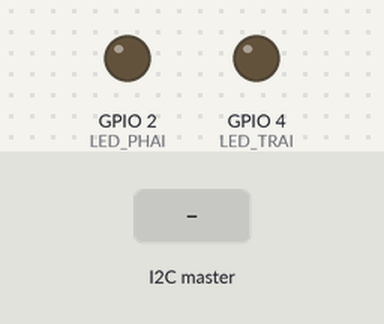
Recording of a sketch running on a simulated ESP32-S3. Parts: output pins drawn as LEDs (lit = HIGH). Dashed ring = blinking. The test bench sets the inputs (shaded band). What the sketch prints to the serial monitor is not drawn.

Above: at 1.2 s.
1.3 s: the I2C master sends the byte 1
At 1.9 s:
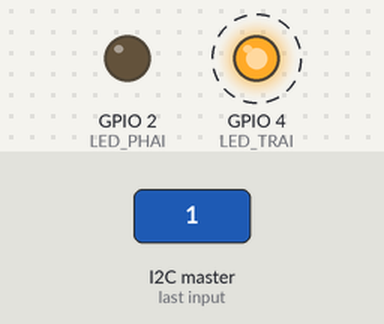
4.3 s: the I2C master sends the byte 2
At 4.75 s:
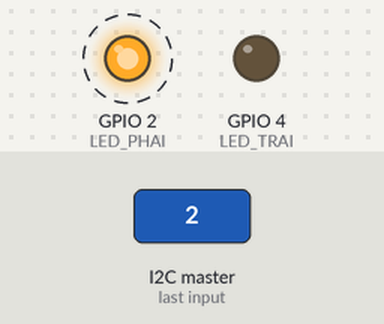
Timing chart, 0 to 7.5 s (numbered marks = the images above; inputs shaded):
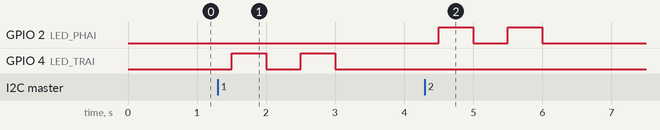

Measured:
- after the input at 1.3 s, GPIO 4 (LED_TRAI): alternates HIGH for 0.50 s and LOW for 0.50 s, 4 changes in all, then stays LOW, starting after 0.20 s
- after the input at 4.3 s, GPIO 2 (LED_PHAI): alternates HIGH for 0.50 s and LOW for 0.50 s, 4 changes in all, then stays LOW, starting after 0.20 s

The sketch:

esp32_slave_web.ino
```cpp
#include <WiFi.h>
#include <WebServer.h>
#include <Wire.h>

// =================== CẤU HÌNH WIFI ===================
const char *ssid = "Esp32Cam";
const char *password = "";

// =================== I2C PIN  ==============
#define I2C_SDA 21
#define I2C_SCL 22
#define SLAVE_ADDR 8

// =================== LED PIN ==============
#define LED_TRAI 4
#define LED_PHAI 2

WebServer server(80);

volatile int current_sign_id = 0;
volatile unsigned long last_receive_time = 0;

// Hàm ngắt chạy khi nhận I2C
void receiveEvent(int howMany) {
    if (Wire.available()) {
        current_sign_id = Wire.read();
        last_receive_time = millis();
    }
}

const char* html_page = R"rawliteral(
<!DOCTYPE html>
<html lang="vi">
<head>
    <meta charset="UTF-8">
    <meta name="viewport" content="width=device-width, initial-scale=1.0">
    <title>Mắt Thần Robot</title>
    <style>
        body { font-family: Arial, sans-serif; text-align: center; background: #2c3e50; color: white; padding-top: 50px; }
        .box { width: 300px; height: 300px; background: #34495e; border-radius: 20px; margin: 0 auto; display: flex; flex-direction: column; justify-content: center; align-items: center; box-shadow: 0 10px 20px rgba(0,0,0,0.5); }
        .icon { font-size: 100px; margin-bottom: 20px; }
        .text { font-size: 24px; font-weight: bold; text-transform: uppercase; }

        .bg-trai { background: #3498db; }
        .bg-phai { background: #e67e22; }
        .bg-none { background: #7f8c8d; }
    </style>
</head>
<body>
    <h1>TRẠM ĐIỀU KHIỂN ROBOT</h1>
    <p>Đang nhận tín hiệu từ ESP32-S3 AI...</p>

    <div class="box bg-none" id="status-box">
        <div class="icon" id="icon">❓</div>
        <div class="text" id="label">Đang chờ tín hiệu</div>
    </div>

    <script>
        function updateData() {
            fetch("/data").then(res => res.text()).then(id => {
                let box = document.getElementById("status-box");
                let icon = document.getElementById("icon");
                let label = document.getElementById("label");

                box.className = "box"; // Reset class

                if (id === "1") {
                    box.classList.add("bg-trai");
                    icon.innerText = "⬅️";
                    label.innerText = "Bắt buộc RẼ TRÁI";
                } else if (id === "2") {
                    box.classList.add("bg-phai");
                    icon.innerText = "➡️";
                    label.innerText = "Bắt buộc RẼ PHẢI";
                } else {
                    box.classList.add("bg-none");
                    icon.innerText = "❓";
                    label.innerText = "Không thấy gì";
                }
            });
        }

        // Tự động hỏi ESP32 10 lần mỗi giây
        setInterval(updateData, 100);
    </script>
</body>
</html>
)rawliteral";

void setup() {
    Serial.begin(115200);


    pinMode(LED_TRAI, OUTPUT);
    pinMode(LED_PHAI, OUTPUT);

    // I2C INIT
    Wire.onReceive(receiveEvent);
    Wire.begin((uint8_t)SLAVE_ADDR, I2C_SDA, I2C_SCL, 100000);
    Serial.println("I2C Slave đã khởi tạo ở địa chỉ 0x08");

    // ACCESS POINT INIT
    WiFi.softAP(ssid, password);
    Serial.print("Mạng WiFi Đã Phát: ");
    Serial.println(ssid);
    Serial.print("Vui lòng truy cập IP: ");
    Serial.println(WiFi.softAPIP());

    // WEB SERVER INIT
    server.on("/", []() {
        server.send(200, "text/html", html_page);
    });

    server.on("/data", []() {
        // Return về ID biển báo
        server.send(200, "text/plain", String(current_sign_id));

    });

    server.begin();
    Serial.println("Web Server đang chạy...");
}

void loop() {
    server.handleClient();

    static int last_id = -1;
    if (current_sign_id != 0 && current_sign_id != last_id) {
        Serial.print("Đã nhận tín hiệu MỚI: ID = ");
        Serial.println(current_sign_id);
        last_id = current_sign_id;
    }

    // Nếu đang giữ một biển báo, nhưng đã quá 2 giây không gửi thêm tín hiệu nào
    if (current_sign_id != 0 && (millis() - last_receive_time > 2000)) {
        Serial.println("Quá 2 giây không thấy lại biển báo -> Trở về trạng thái Không Có Gì");
        current_sign_id = 0; // Reset
    }

    if (current_sign_id == 0) last_id = -1;

    static unsigned long previousMillis = 0;
    static bool ledState = false;
    unsigned long currentMillis = millis();

    if (currentMillis - previousMillis >= 500) {
        previousMillis = currentMillis;
        ledState = !ledState;
    }

    if (current_sign_id == 1) { // RẼ TRÁI
        digitalWrite(LED_TRAI, ledState); // Chớp LED trái
        digitalWrite(LED_PHAI, LOW);      // Tắt LED phải
    }
    else if (current_sign_id == 2) { // RẼ PHẢI
        digitalWrite(LED_TRAI, LOW);      // Tắt LED trái
        digitalWrite(LED_PHAI, ledState); // Chớp LED phải
    }
    else { // CHƯA THẤY GÌ HOẶC ID = 0
        digitalWrite(LED_TRAI, LOW);
        digitalWrite(LED_PHAI, LOW);
    }
}
```
